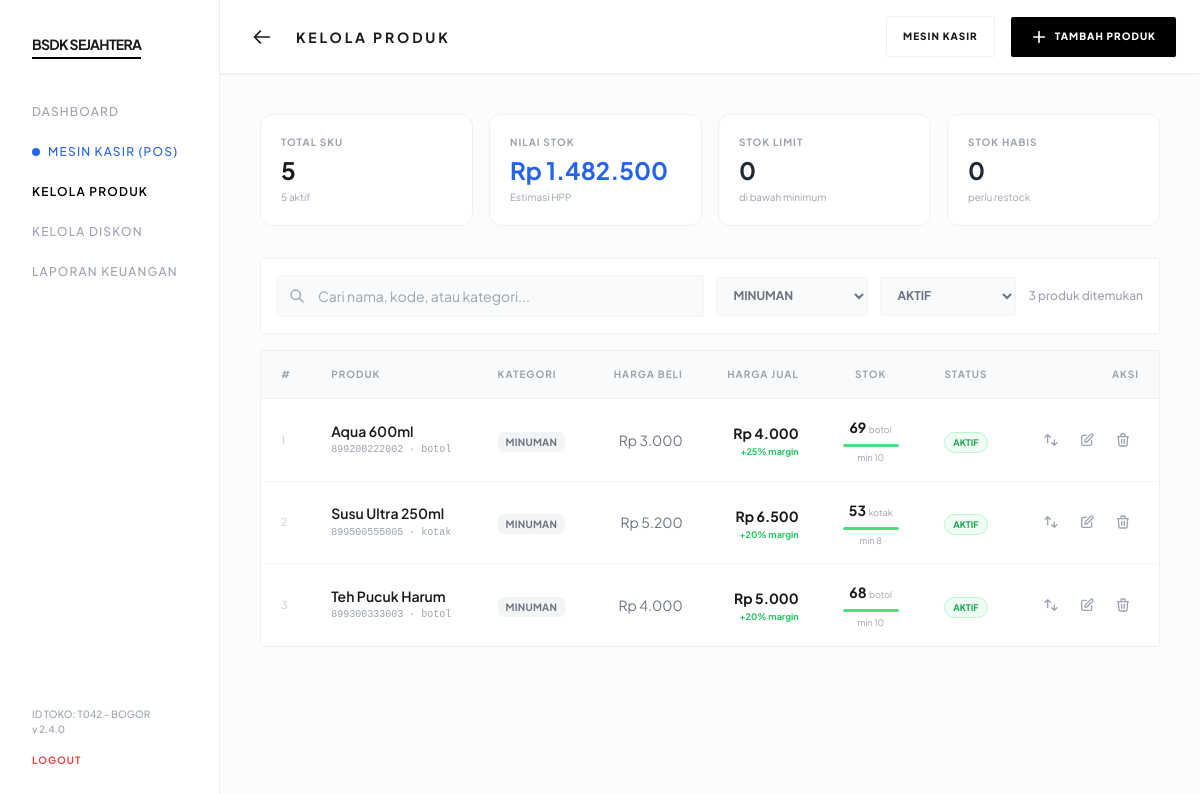
The app's page /produk.php?kat=Minuman with its own data.
### tables this page shows
CREATE TABLE `produk` (
  `id` int(11) NOT NULL AUTO_INCREMENT,
  `kode` varchar(80) NOT NULL,
  `nama` varchar(160) NOT NULL,
  `kategori` varchar(100) DEFAULT '-',
  `harga_beli` int(11) NOT NULL DEFAULT 0,
  `harga_jual` int(11) NOT NULL,
  `stok` int(11) NOT NULL DEFAULT 0,
  `stok_minimum` int(11) NOT NULL DEFAULT 5,
  `satuan` varchar(30) DEFAULT 'pcs',
  `status` enum('aktif','nonaktif') NOT NULL DEFAULT 'aktif',
  `created_at` timestamp NOT NULL DEFAULT current_timestamp(),
  `updated_at` timestamp NULL DEFAULT NULL ON UPDATE current_timestamp(),
  PRIMARY KEY (`id`),
  UNIQUE KEY `kode` (`kode`)
);

### produk.php (the view, shortened to what the rows shown need)
<?php
require_once 'config.php';
$katFilter    = $_GET['kat'] ?? '';
$statusFilter = $_GET['status'] ?? 'aktif';
$page         = max(1, (int)($_GET['page'] ?? 1));
$perPage      = 15;
$offset       = ($page - 1) * $perPage;
$where  = ['1=1'];
$params = [];
if ($katFilter) {
    $where[]        = 'kategori = :kat';
    $params[':kat'] = $katFilter;
}
if ($statusFilter !== 'semua') {
    $where[]           = 'status = :status';
    $params[':status'] = $statusFilter;
}
$whereStr = implode(' AND ', $where);
$stmtProd = $pdo->prepare("SELECT * FROM produk WHERE $whereStr ORDER BY kategori, nama LIMIT $perPage OFFSET $offset");
$stmtProd->execute($params);
$produkList = $stmtProd->fetchAll();
?>
<!DOCTYPE html>
<html lang="id">
<head>
    <script src="https://cdn.tailwindcss.com"></script>
</head>
<body class="antialiased bg-[#fcfcfc] min-h-screen pb-20 lg:pb-0">
    <header class="produk-header sticky top-0 bg-white border-b border-subtle px-4 sm:px-6 py-4 flex justify-between items-center z-40 shadow-sm">
        <div class="flex items-center gap-4">
            <h1 class="produk-header-title text-sm font-bold tracking-[0.2em] uppercase">Kelola Produk</h1>
        </div>
    </header>
    <main class="produk-main p-4 sm:p-5 md:p-8 lg:p-10">
        <div class="bg-white border border-subtle rounded-sm overflow-hidden">
            <div class="hidden lg:block overflow-x-auto no-scrollbar">
                <table class="w-full text-left min-w-[780px]">
                    <thead class="border-b border-subtle bg-gray-50">
                        <tr>
                            <th class="px-5 py-4 text-[10px] font-bold uppercase tracking-widest text-gray-400 w-8">#</th>
                            <th class="px-5 py-4 text-[10px] font-bold uppercase tracking-widest text-gray-400">Produk</th>
                            <th class="px-5 py-4 text-[10px] font-bold uppercase tracking-widest text-gray-400">Kategori</th>
                            <th class="px-5 py-4 text-[10px] font-bold uppercase tracking-widest text-gray-400 text-right">Harga Beli</th>
                            <th class="px-5 py-4 text-[10px] font-bold uppercase tracking-widest text-gray-400 text-right">Harga Jual</th>
                            <th class="px-5 py-4 text-[10px] font-bold uppercase tracking-widest text-gray-400 text-center">Stok</th>
                            <th class="px-5 py-4 text-[10px] font-bold uppercase tracking-widest text-gray-400 text-center">Status</th>
                            <th class="px-5 py-4 text-[10px] font-bold uppercase tracking-widest text-gray-400 text-right">Aksi</th>
                        </tr>
                    </thead>
                    <tbody id="tabel-body" class="divide-y divide-[#f5f5f5]">
                        <?php if (empty($produkList)): ?>
                            <tr>
                                <td colspan="8" class="py-20 text-center">
                                    <div class="inline-flex flex-col items-center gap-3 opacity-30">
                                        <svg class="w-12 h-12" fill="none" stroke="currentColor" viewBox="0 0 24 24">
                                            <path stroke-linecap="round" stroke-linejoin="round" stroke-width="1" d="M20 7l-8-4-8 4m16 0l-8 4m8-4v10l-8 4m0-10L4 7m8 4v10M4 7v10l8 4" />
                                        </svg>
                                        <p class="text-xs font-bold uppercase tracking-widest">Produk tidak ditemukan</p>
                                    </div>
                                </td>
                            </tr>
                        <?php else: ?>
                            <?php foreach ($produkList as $i => $p):
                                $isLow    = $p['stok'] <= $p['stok_minimum'] && $p['stok'] > 0;
                                $isHabis  = $p['stok'] <= 0;
                                $stokPct  = $p['stok_minimum'] > 0 ? min(100, round($p['stok'] / max($p['stok_minimum'] * 2, 1) * 100)) : 100;
                                $stokColor = $isHabis ? 'bg-red-400' : ($isLow ? 'bg-yellow-400' : 'bg-green-400');
                                $margin   = $p['harga_beli'] > 0 ? round(($p['harga_jual'] - $p['harga_beli']) / $p['harga_jual'] * 100) : 0;
                            ?>
                                <tr class="group">
                                    <td class="px-5 py-4 text-[11px] text-gray-300 font-medium"><?= $offset + $i + 1 ?></td>
                                    <td class="px-5 py-4">
                                        <div class="font-semibold text-sm leading-tight"><?= e($p['nama']) ?></div>
                                        <div class="text-[10px] text-gray-400 font-mono mt-0.5"><?= e($p['kode']) ?> · <?= e($p['satuan']) ?></div>
                                    </td>
                                    <td class="px-5 py-4">
                                        <span class="text-[10px] font-bold uppercase tracking-wide text-gray-500 bg-gray-100 px-2 py-1 rounded-md">
                                            <?= e($p['kategori']) ?>
                                        </span>
                                    </td>
                                    <td class="px-5 py-4 text-right text-sm text-gray-500"><?= rupiah($p['harga_beli']) ?></td>
                                    <td class="px-5 py-4 text-right">
                                        <span class="text-sm font-bold"><?= rupiah($p['harga_jual']) ?></span>
                                        <?php if ($margin > 0): ?>
                                            <div class="text-[9px] text-green-500 font-bold text-right">+<?= $margin ?>% margin</div>
                                        <?php endif; ?>
                                    </td>
                                    <td class="px-5 py-4 text-center">
                                        <div class="inline-flex flex-col items-center gap-1 min-w-[60px]">
                                            <span class="text-sm font-bold <?= $isHabis ? 'text-red-600' : ($isLow ? 'text-yellow-600' : '') ?>">
                                                <?= number_format($p['stok']) ?>
                                                <span class="text-[9px] text-gray-400 font-normal"><?= e($p['satuan']) ?></span>
                                            </span>
                                            <div class="stok-bar w-14">
                                                <div class="stok-bar-fill <?= $stokColor ?>" style="width:<?= $stokPct ?>%"></div>
                                            </div>
                                            <span class="text-[9px] text-gray-400">min <?= $p['stok_minimum'] ?></span>
                                        </div>
                                    </td>
                                    <td class="px-5 py-4 text-center">
                                        <?php if ($p['status'] === 'aktif'): ?>
                                            <span class="badge-aktif text-[9px] font-bold uppercase px-2 py-1 rounded-full">Aktif</span>
                                        <?php else: ?>
                                            <span class="badge-nonaktif text-[9px] font-bold uppercase px-2 py-1 rounded-full">Nonaktif</span>
                                        <?php endif; ?>
                                    </td>
                                    <td class="px-5 py-4">
                                        <div class="flex items-center justify-end gap-1">
                                            <button onclick="openStokModal(<?= $p['id'] ?>, '<?= e(addslashes($p['nama'])) ?>', <?= $p['stok'] ?>)"
                                                class="p-2 text-gray-400 hover:text-yellow-600 hover:bg-yellow-50 rounded-sm transition-all" title="Update Stok">
                                                <svg class="w-4 h-4" fill="none" stroke="currentColor" viewBox="0 0 24 24">
                                                    <path stroke-linecap="round" stroke-linejoin="round" stroke-width="2" d="M7 16V4m0 0L3 8m4-4l4 4m6 4v8m0 0l4-4m-4 4l-4-4" />
                                                </svg>
                                            </button>
                                            <button onclick="editProduk(<?= $p['id'] ?>)"
                                                class="p-2 text-gray-400 hover:text-blue-600 hover:bg-blue-50 rounded-sm transition-all" title="Edit Produk">
                                                <svg class="w-4 h-4" fill="none" stroke="currentColor" viewBox="0 0 24 24">
                                                    <path stroke-linecap="round" stroke-linejoin="round" stroke-width="2" d="M11 5H6a2 2 0 00-2 2v11a2 2 0 002 2h11a2 2 0 002-2v-5m-1.414-9.414a2 2 0 112.828 2.828L11.828 15H9v-2.828l8.586-8.586z" />
                                                </svg>
                                            </button>
                                            <button onclick="hapusProduk(<?= $p['id'] ?>, '<?= e(addslashes($p['nama'])) ?>')"
                                                class="p-2 text-gray-400 hover:text-red-600 hover:bg-red-50 rounded-sm transition-all" title="Hapus Produk">
                                                <svg class="w-4 h-4" fill="none" stroke="currentColor" viewBox="0 0 24 24">
                                                    <path stroke-linecap="round" stroke-linejoin="round" stroke-width="2" d="M19 7l-.867 12.142A2 2 0 0116.138 21H7.862a2 2 0 01-1.995-1.858L5 7m5 4v6m4-6v6m1-10V4a1 1 0 00-1-1h-4a1 1 0 00-1 1v3M4 7h16" />
                                                </svg>
                                            </button>
                                        </div>
                                    </td>
                                </tr>
                            <?php endforeach; ?>
                        <?php endif; ?>
                    </tbody>
                </table>
            </div>
        </div>
    </main>
</body>
</html>

### records on screen
produk: i "1", nama "Aqua 600ml", kode "899200222002", satuan "botol", kategori "MINUMAN", harga_beli "Rp 3.000", harga_jual "Rp 4.000", margin "25", stok "69", stok_minimum "10", status "AKTIF"
produk: i "2", nama "Susu Ultra 250ml", kode "899500555005", satuan "kotak", kategori "MINUMAN", harga_beli "Rp 5.200", harga_jual "Rp 6.500", margin "20", stok "53", stok_minimum "8", status "AKTIF"
produk: i "3", nama "Teh Pucuk Harum", kode "899300333003", satuan "botol", kategori "MINUMAN", harga_beli "Rp 4.000", harga_jual "Rp 5.000", margin "20", stok "68", stok_minimum "10", status "AKTIF"

### other values on screen
$summary['total'] "5"
$summary['aktif'] "5"
rupiah($summary['nilai_stok'] ?? 0) "Rp 1.482.500"
$summary['low_stock'] "0"
$summary['habis'] "0"
$totalRows "3"
form field value "Minuman"
